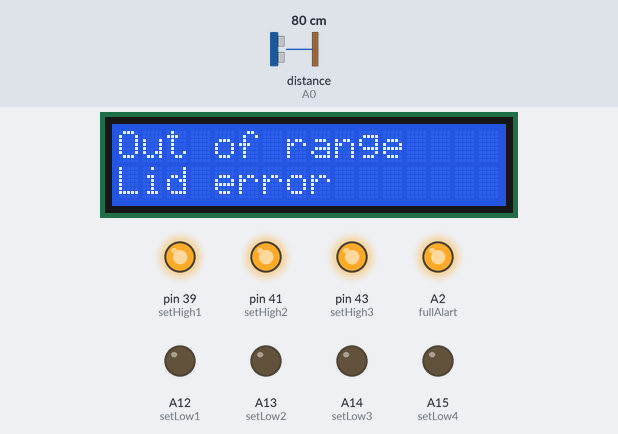
Simulated run of this sketch. Board: Arduino Mega 2560, built with avr-gcc and run on an emulated ATmega2560. On the bench: 16×2 character LCD, output pins drawn as LEDs (lit = HIGH). Wiring (inferred from the names in the program): ultrasonic range finder: trigger A1; echo A0. The test bench sets the inputs (shaded band); at power-on: distance to the obstacle (sensor on A0) 80 cm. The echo pulse lasts 58.3 µs per cm; pins used as bus, display or sensor lines are not drawn.

Above: at 1.2 s.
1.3 s: distance to the obstacle (sensor on A0) set to 44 cm
6.0 s: distance to the obstacle (sensor on A0) set to 37 cm
At 7.6 s:
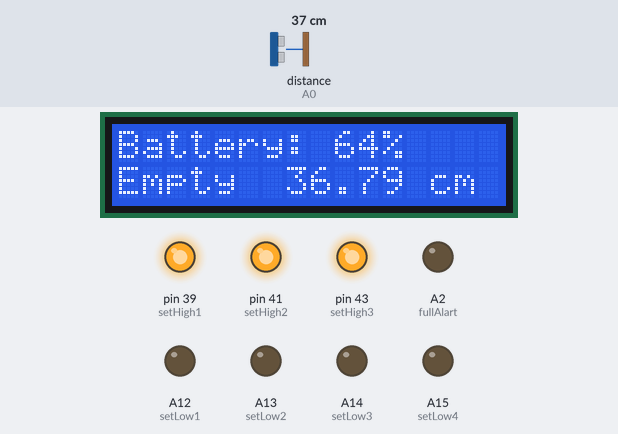
10.7 s: distance to the obstacle (sensor on A0) set to 12 cm
At 12.8 s:
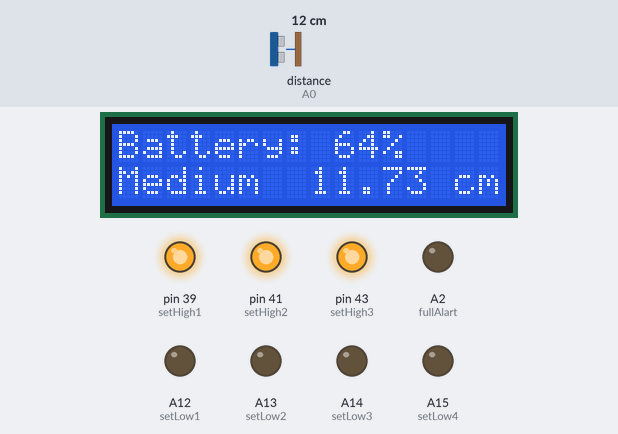
15.4 s: distance to the obstacle (sensor on A0) set to 9 cm
At 16.7 s:
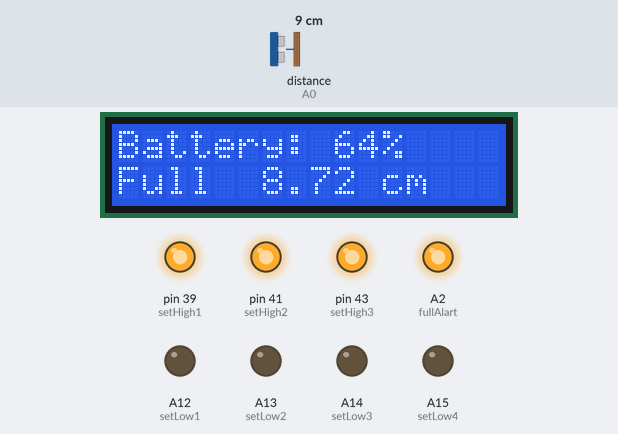
20.1 s: distance to the obstacle (sensor on A0) set to 4 cm
At 21.8 s:
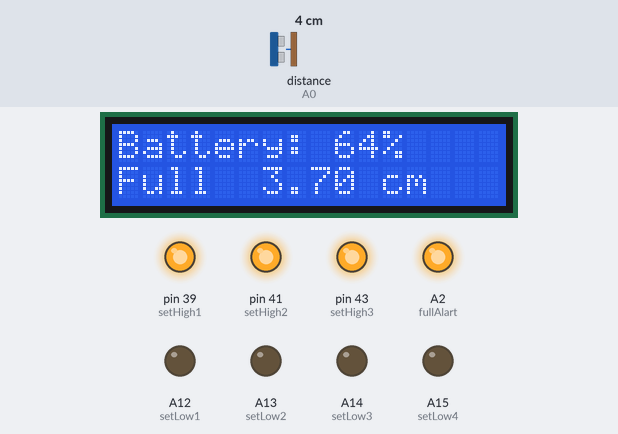
23.8 s: distance to the obstacle (sensor on A0) set to 2 cm
At 25.4 s:
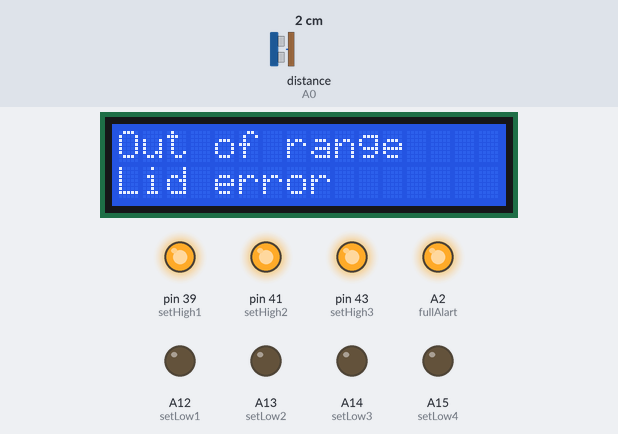
Timing chart, 0 to 26.9 s (numbered marks = the images above; inputs shaded):
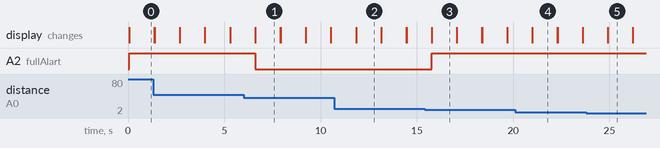

Measured:
- the behaviour switches between 41 and 40 cm on distance to the obstacle (sensor on A0) (found by bisection; images 0 and 1)
- the behaviour switches between 11 and 10 cm on distance to the obstacle (sensor on A0) (found by bisection; images 2 and 3)
- the behaviour switches between 3 and 2 cm on distance to the obstacle (sensor on A0) (found by bisection; images 4 and 5)
- after the input at 6.0 s, A2 (fullAlart): HIGH → LOW after 0.61 s; the display: first differs from a run without the input after 0.61 s (image 1)
- after the input at 10.7 s, the display: first differs from a run without the input after 1.1 s (image 2)
- after the input at 15.4 s, A2 (fullAlart): LOW → HIGH after 0.37 s; the display: first differs from a run without the input after 0.37 s (image 3)
- after the input at 20.1 s, the display: first differs from a run without the input after 0.90 s (image 4)
- after the input at 23.8 s, the display: first differs from a run without the input after 1.1 s (image 5)

The sketch:

GARBAGE_DETECTOR.ino
```cpp
#include <LiquidCrystalFast.h>
#define trigPin A1
#define echoPin A0
#define fullAlart A2
#define setHigh1 39
#define setHigh2 41
#define setHigh3 43
#define setLow1 A12
#define setLow2 A13
#define setLow3 A14
#define setLow4 A15

LiquidCrystalFast lcd(12, 8, 5, 4, 3, 2);

void setup() {
  lcd.begin(16, 2);
  pinMode(trigPin, OUTPUT);
  pinMode(echoPin, INPUT);
  pinMode(fullAlart, OUTPUT);
  pinMode(setHigh1, OUTPUT);
  pinMode(setHigh2, OUTPUT);
  pinMode(setHigh3, OUTPUT);
  pinMode(setLow1, OUTPUT);
  pinMode(setLow2, OUTPUT);
  pinMode(setLow3, OUTPUT);
  pinMode(setLow4, OUTPUT);

  digitalWrite(setHigh1, HIGH);
  digitalWrite(setHigh2, HIGH);
  digitalWrite(setHigh3, HIGH);
  digitalWrite(setLow1, LOW);
  digitalWrite(setLow2, LOW);
  digitalWrite(setLow3, LOW);
  digitalWrite(setLow4, LOW);


}

void loop() {
  float duration, distance;
  digitalWrite(trigPin, LOW);
  delayMicroseconds(2);

  digitalWrite(trigPin, HIGH);
  delayMicroseconds(10);
  digitalWrite(trigPin, LOW);

  duration = pulseIn(echoPin, HIGH);
  distance = (duration / 2) * 0.0344;

  if (distance >= 40 || distance <= 2){
    lcd.setCursor(0, 0);
    lcd.print("Out of range");
    digitalWrite(fullAlart, HIGH);
    lcd.setCursor(0, 1);
    lcd.print("Lid error");
    delay(500);
  }
  else if (distance <10){
    lcd.setCursor(0, 0);
    lcd.print("Battery: 64%");
    lcd.setCursor(0, 1);
    lcd.print("Full  ");
    lcd.print(distance);
    lcd.print(" cm");
    digitalWrite(fullAlart, HIGH);
    delay(500);

  }
  else if (distance >20){
    lcd.setCursor(0, 0);
    lcd.print("Battery: 64%");
    lcd.setCursor(0, 1);
    lcd.print("Empty  ");
    lcd.print(distance);
    lcd.print(" cm");
    digitalWrite(fullAlart, LOW);
    delay(500);
  }
  else if (distance >10 && distance <= 20){
    lcd.setCursor(0, 0);
    lcd.print("Battery: 64%");
    lcd.setCursor(0, 1);
    lcd.print("Medium  ");
    lcd.print(distance);
    lcd.print(" cm");
     digitalWrite(fullAlart, LOW);
    delay(500);
  }


  delay(800);
  lcd.clear();
}
```
